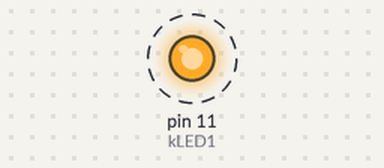
Bench run of a sketch on a simulated Arduino Uno, built with avr-gcc and run on an emulated ATmega328P. Parts: output pins drawn as LEDs (lit = HIGH). Dashed ring = blinking.

Above: at 0.5 s.
Timing chart, 0 to 4.6 s (numbered marks = the images above):
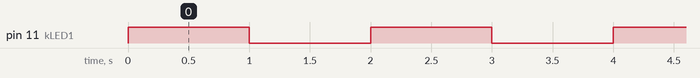

The sketch:

lightBulbTester.ino
```cpp
const int kLED1 = 11;


void setup()
{
  pinMode(kLED1, OUTPUT);

}

void loop()
{
  digitalWrite (kLED1, HIGH);
  delay(1000);
  digitalWrite (kLED1, LOW);
  delay(1000);
}
```

Measured:
- by itself, pin 11 (kLED1): alternates HIGH for 1.0 s and LOW for 1.0 s
